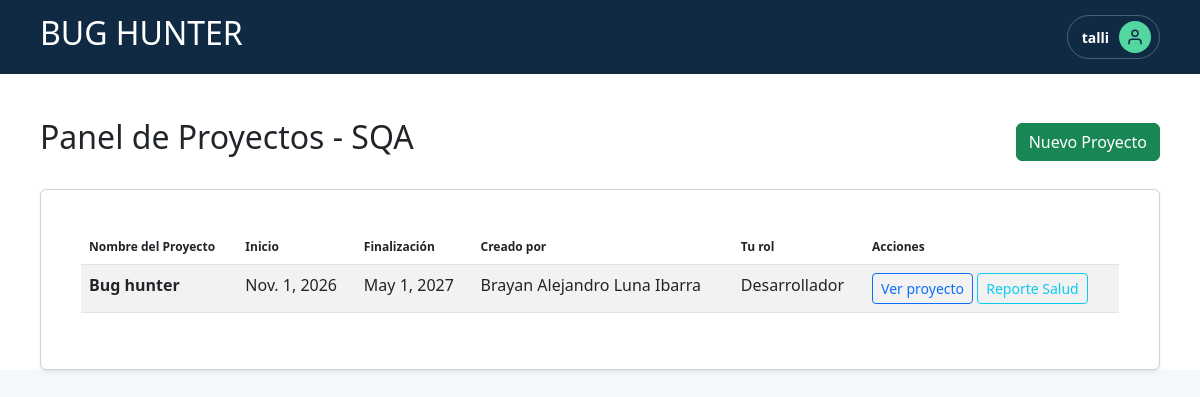
Page /proyectos/ (signed in) on the committed database.
### usuarios/models.py (models this page shows)
class Usuario(AbstractUser):
    def __str__(self):
        return self.username

### proyectos/models.py (models this page shows, shortened)
class Project(models.Model):
    name = models.CharField(max_length=200, verbose_name="Nombre del proyecto")
    start_date = models.DateField(verbose_name="Periodo Inicio")
    end_date = models.DateField(verbose_name="Periodo Finalización")
    created_by = models.ForeignKey(
        settings.AUTH_USER_MODEL,
        on_delete=models.CASCADE,
        related_name="created_projects",
    )
    created_at = models.DateTimeField(auto_now_add=True)

### proyectos/views.py (the view)
# urls.py: path("", views.project_list, name="lista_proyectos"),
@login_required
def project_list(request):
    projects = accessible_projects(request.user)
    return render(
        request,
        "sqa/project_list.html",
        {
            "projects": projects,
            "can_create": True,
        },
    )

### proyectos/permissions.py (called while the page is built)
def accessible_projects(user):
    projects = Project.objects.all()
    if user.is_superuser:
        return projects
    return projects.filter(
        Q(created_by=user) | Q(memberships__user=user)
    ).distinct()

### proyectos/templates/sqa/project_list.html (shortened to what this page needs)
{% extends "checklist/base.html" %}
{% block content %}
        <link href="https://cdn.jsdelivr.net/npm/bootstrap@5.3.0/dist/css/bootstrap.min.css" rel="stylesheet">
<section>
        <div class="d-flex justify-content-between align-items-center mb-4">
            <h2>Panel de Proyectos - SQA</h2>
            <div>
                {% if can_create %}
                <a href="{% url 'proyectos:crear_proyecto' %}" class="btn btn-success">Nuevo Proyecto</a>
                {% endif %}
            </div>
        </div>
        <div class="card shadow-sm">
        <div class="card-body">
            <table class="table table-striped align-middle">
                <thead>
                    <tr>
                        <th>Nombre del Proyecto</th>
                        <th>Inicio</th>
                        <th>Finalización</th>
                        <th>Creado por</th>
                        <th>Tu rol</th>
                        <th>Acciones</th>
                    </tr>
                </thead>
                <tbody>
                    {% for project in projects %}
                    <tr>
                        <td><strong>{{ project.name }}</strong></td>
                        <td>{{ project.start_date }}</td>
                        <td>{{ project.end_date }}</td>
                        <td>{{ project.created_by.username }}</td>
                        <td>{% if project.created_by_id == user.id %}Técnico QA{% else %}Desarrollador{% endif %}</td>
                        <td>
                            <a href="{% url 'proyectos:detalle_proyecto' project.id %}" class="btn btn-sm btn-outline-primary">Ver proyecto</a>
                            <a href="{% url 'proyectos:health_report' project.id %}" class="btn btn-sm btn-outline-info">Reporte Salud</a>
                        </td>
                    </tr>
                    {% empty %}
                    <tr>
                        <td colspan="6" class="text-center text-muted py-4">No hay proyectos asignados todavía.</td>
                    </tr>
                    {% endfor %}
                </tbody>
            </table>
        </div>
    </div>
</section>
{% endblock %}

### checklist/templates/checklist/base.html (shortened to what this page needs)
{% load static %}
<!doctype html>
<html lang="es">
<head>
    <link rel="stylesheet" href="{% static 'css/base.css' %}">
</head>
<body>
    <header class="topbar">
        <h2>BUG HUNTER</h2>
        {% if user.is_authenticated %}
            <div class="user-menu-container">
                <button type="button" class="user-menu-button" id="userMenuBtn" aria-expanded="false">
                    <span class="user-name">{{ user.username }}</span>
                    <div class="avatar-icon">
                        <svg width="18" height="18" viewBox="0 0 24 24" fill="none" stroke="currentColor" stroke-width="2" stroke-linecap="round" stroke-linejoin="round">
                            <path d="M20 21v-2a4 4 0 0 0-4-4H8a4 4 0 0 0-4 4v2"></path>
                            <circle cx="12" cy="7" r="4"></circle>
                        </svg>
                    </div>
                </button>
            </div>
        {% endif %}
    </header>
    <main>
        {% block content %}{% endblock %}
    </main>
</body>
</html>

### checklist/static/css/base.css (style rules this page uses)
:root { color-scheme: light; font-family: "Segoe UI", sans-serif; color: #182230; background: #f4f7fb; font-synthesis: none; }
* { box-sizing: border-box; }
body { margin: 0; min-width: 320px; }
a { color: inherit; text-decoration: none; }
.topbar { background: #102a43; color: white; padding: 18px max(24px, calc((100vw - 1120px) / 2)); }
main { width: min(1120px, calc(100% - 40px)); margin: 44px auto 72px; }
.card { background: white; border: 1px solid #e1e8f0; border-radius: 16px; padding: 24px; box-shadow: 0 8px 24px #17324d0a; }
h2 { margin: 0 0 18px; font-size: 19px; }
button, .button { display: inline-flex; align-items: center; justify-content: center; border: 0; border-radius: 9px; padding: 11px 16px; background: #087f5b; color: white; cursor: pointer; font: inherit; font-size: 14px; font-weight: 700; }
table { width: 100%; border-collapse: collapse; min-width: 760px; }
th { padding: 12px; background: #ff9d4d; color: #553518; font-size: 12px; text-align: center; }
td { padding: 12px; border-bottom: 1px solid #e8edf2; vertical-align: top; }
.topbar { background: #102a43; color: white; padding: 14px max(24px, calc((100vw - 1120px) / 2)); display: flex; justify-content: space-between; align-items: center; }
.user-menu-container { position: relative; }
.user-menu-button { display: flex; align-items: center; gap: 10px; background: transparent; border: 1px solid rgba(255, 255, 255, 0.25); border-radius: 30px; padding: 5px 8px 5px 14px; color: white; cursor: pointer; transition: background 0.2s, border-color 0.2s; }
.user-name { font-size: 14px; font-weight: 600; color: #ffffff; }
.avatar-icon { width: 32px; height: 32px; border-radius: 50%; background: #54d6a0; color: #102a43; display: flex; align-items: center; justify-content: center; }

### rows in the picture
Usuario: username "talli"
Project: name "Bug hunter", start_date "Nov. 1, 2026", end_date "May 1, 2027", created_by.username "Brayan Alejandro Luna Ibarra", shows "Desarrollador"
